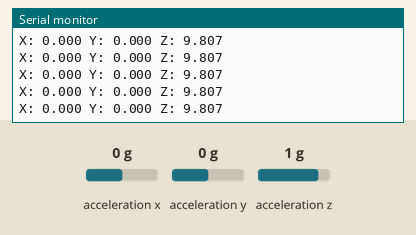
Bench run of a program on a simulated ESP32. On the bench: the last lines printed to the serial monitor. Inputs (shaded band) come from the test bench; at power-on: acceleration x 0 g, acceleration y 0 g, acceleration z 1 g. Nothing arrives over Bluetooth unless stated; a phone connects over Bluetooth LE 3 s after start.

Above: at 3.9 s.
4.0 s: acceleration x set to -1.4 g
At 4.02 s:
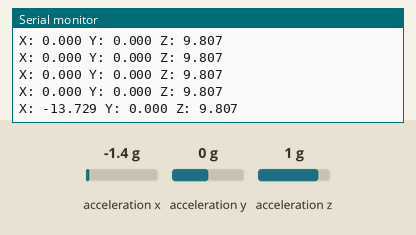
5.5 s: acceleration y set to -1.4 g
At 5.54 s:
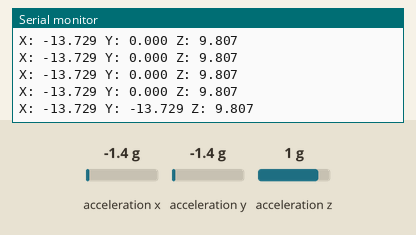
7.0 s: acceleration z set to -1.4 g
At 7.06 s:
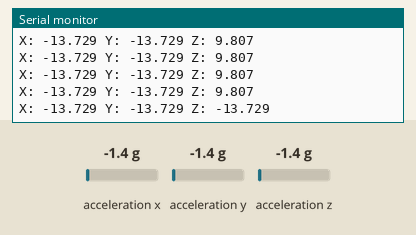

The program:

main.cpp
```cpp
#include <Arduino.h>
#include <Wire.h>
#include <Adafruit_Sensor.h>
#include <Adafruit_MMA8451.h>
#include <BLEDevice.h>
#include <BLEUtils.h>
#include <BLEServer.h>

#define MMA8451_DEFAULT_ADDRESS (0x1D) // MMA8451 default I2C address

#define SERVICE_UUID        "dc23fd97-88af-47ff-98a6-4fc529b66d7b"
#define CHARACTERISTIC_UUID "6a4496fd-51b3-419e-ac53-956fdbf0658a"

Adafruit_MMA8451 mma = Adafruit_MMA8451();
BLECharacteristic *pCharacteristic;
BLEServer *pServer;
bool isDeviceConnected = false;

class MyServerCallbacks: public BLEServerCallbacks {
    void onConnect(BLEServer* pServer) {
      Serial.println("Device connected");
      isDeviceConnected = true;
    };

    void onDisconnect(BLEServer* pServer) {
      Serial.println("Device disconnected");
      isDeviceConnected = false;
      BLEDevice::startAdvertising(); // Restart advertising
    }
};

void setup() {
  Serial.begin(115200);
  while (!Serial) {
    delay(10); // Wait for serial monitor
  }

  // Bluetooth Setup

  Serial.println("Starting BLE setup!");

  BLEDevice::init("Smart Tracker BLE");
  pServer = BLEDevice::createServer();
  pServer->setCallbacks(new MyServerCallbacks());
  BLEService *pService = pServer->createService(SERVICE_UUID);
  pCharacteristic = pService->createCharacteristic(
                                         CHARACTERISTIC_UUID,
                                         BLECharacteristic::PROPERTY_READ |
                                         BLECharacteristic::PROPERTY_WRITE |
                                         BLECharacteristic::PROPERTY_NOTIFY
                                       );

  pCharacteristic->setValue("Hello World!");
  pService->start();
  BLEAdvertising *pAdvertising = BLEDevice::getAdvertising();
  pAdvertising->addServiceUUID(SERVICE_UUID);
  pAdvertising->setScanResponse(true);
  pAdvertising->setMinPreferred(0x06);  // functions that help with iPhone connections issue
  pAdvertising->setMinPreferred(0x12);
  BLEDevice::startAdvertising();

  Serial.println("BLE setup done");

  // I2C Accelerometer setup

  Serial.println("Starting accelerometer connection");

  Wire.begin();

  if (!mma.begin()) {
    Serial.println("Could not find a valid MMA8451 sensor, check wiring!");
    while (1);
  }

  mma.setRange(MMA8451_RANGE_4_G);

  Serial.println("Accelerometer connection established");
}

void loop() {

  if (isDeviceConnected) {
    sensors_event_t event;
    mma.getEvent(&event);

    char buffer[30]; // Buffer to hold the string representation
    sprintf(buffer, "%.3f,%.3f,%.3f", event.acceleration.x, event.acceleration.y, event.acceleration.z);
    pCharacteristic->setValue(buffer);
    pCharacteristic->notify();

    Serial.printf("X: %.3f Y: %.3f Z: %.3f\n", event.acceleration.x, event.acceleration.y, event.acceleration.z);
  }

  delay(100);
}
```

Measured:
- after the input at 4.0 s, the serial monitor: prints a new line at once (image 1)
- after the input at 5.5 s, the serial monitor: prints a new line at once (image 2)
- after the input at 7.0 s, the serial monitor: prints a new line after 0.06 s (image 3)
